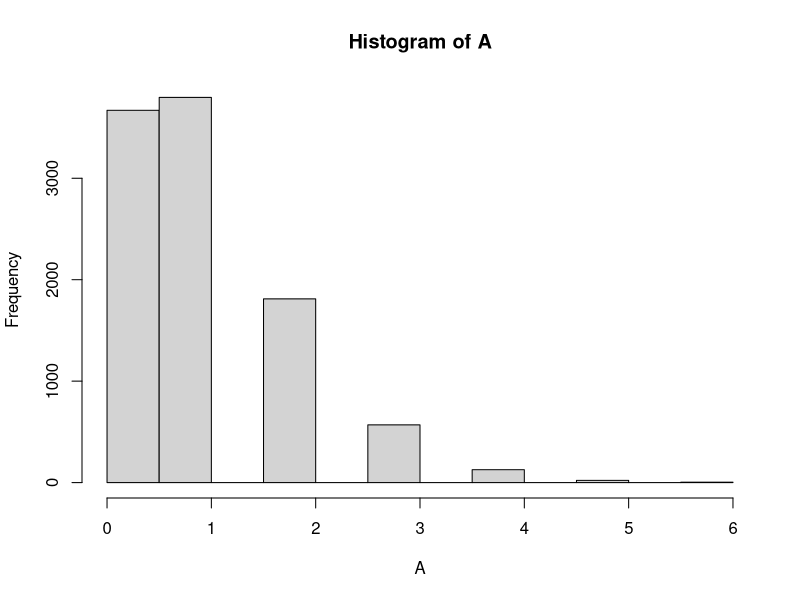
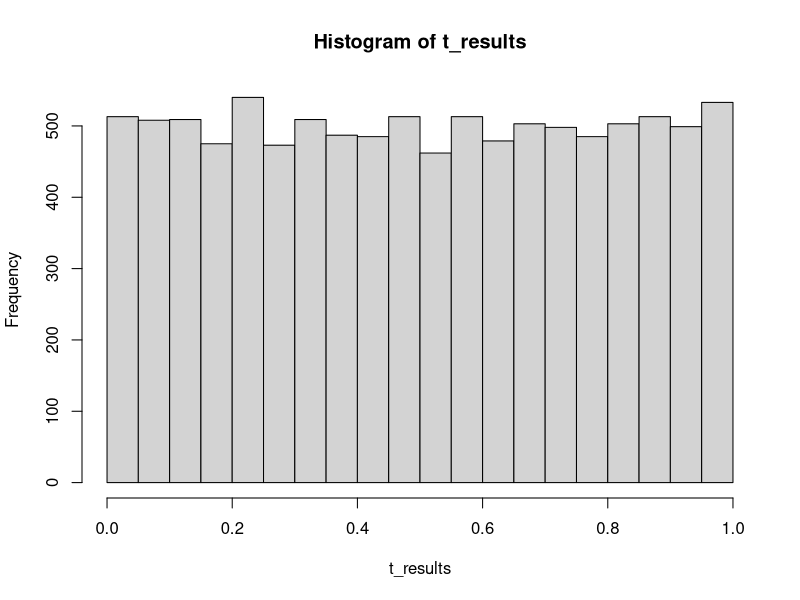
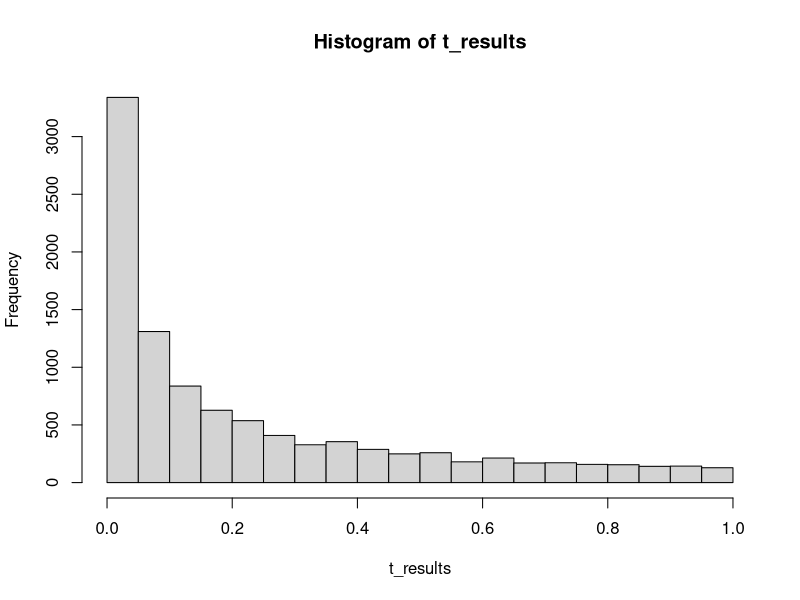

Write the R code that produced these figures, in order.
## ---- chunk 1
knitr::opts_chunk$set(echo = TRUE)
## ---- chunk 2
library(tibble)
library(tidyr)
library(dplyr)
options(dplyr.summarise.inform = FALSE)
sim_data <- tibble(DV= rnorm(6*100,0,1))

A <- replicate(10000,rbinom(1,20,.05))
hist(A)

A <- rbinom(10000,50,.05)
length(A[A > 0])/10000


# check contrasts are orthogonal 
cor(sim_data)


## ---- chunk 3

## ---- chunk 4

t_results <- replicate(10000,t.test(rnorm(10,0,1),rnorm(10,0,1), var.equal = TRUE)$p.value)

hist(t_results)



## ---- chunk 5

t_results <- replicate(10000,t.test(rnorm(20,0,1),rnorm(20,0.5,1), var.equal = TRUE)$p.value)

hist(t_results)

  
